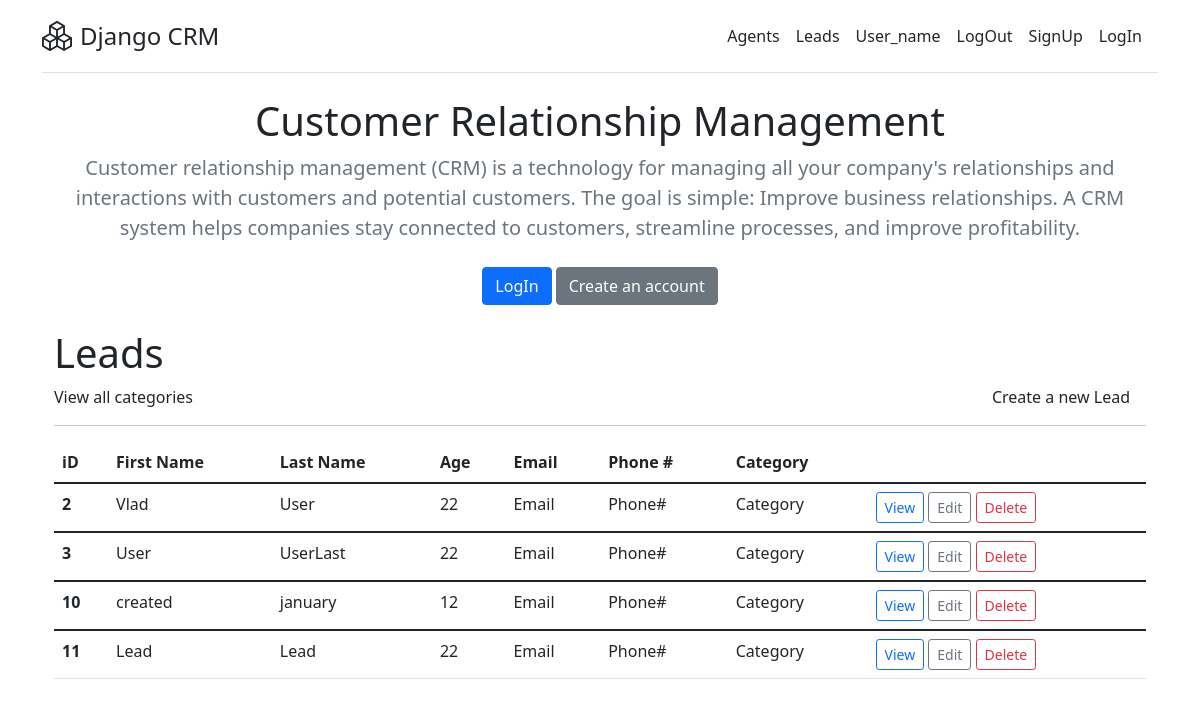
Before: / with the older database file.
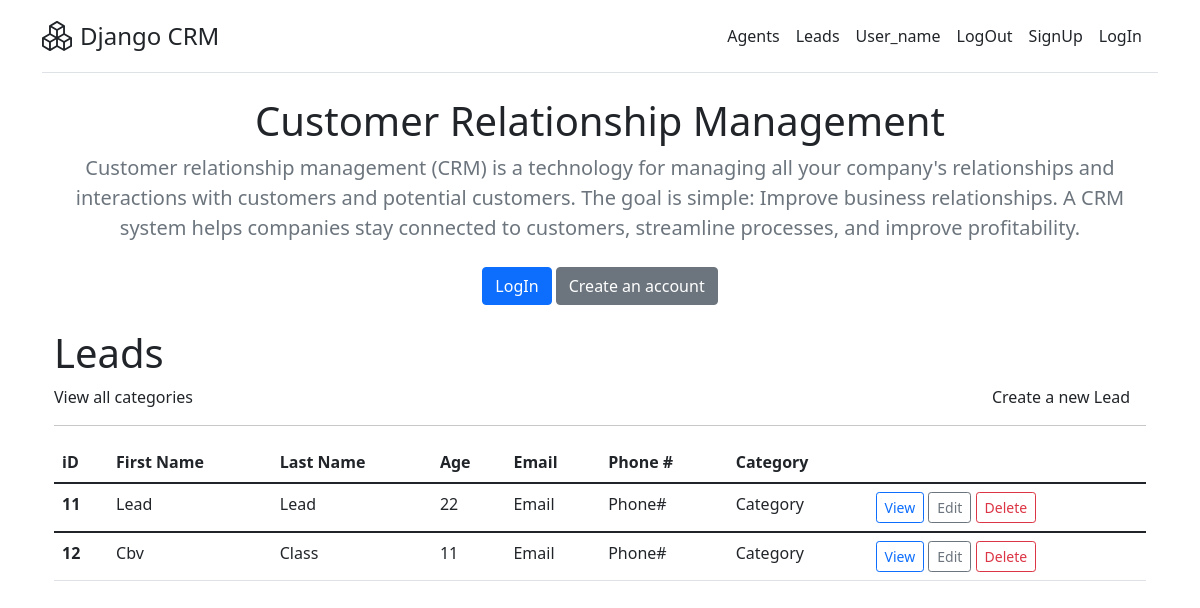
After: the same page with the newer database file.
### leads/models.py (models this page shows, shortened)
class Lead(models.Model):
    first_name = models.CharField(max_length=20)
    last_name = models.CharField(max_length=20)
    age = models.PositiveIntegerField()
    agent = models.ForeignKey('Agent', on_delete=models.CASCADE)

### leads/views.py (the view)
# urls.py: path('', LandingPageView.as_view(), name='home'),
class LandingPageView(ListView):
    template_name = 'leads/home.html'
    queryset = Lead.objects.all()
    context_object_name = 'leads'

### templates/leads/home.html (shortened to what this page needs)
{% extends 'base.html' %}
{% block content %}
    <div class="main jumbotron text-center">
        <div class="container">
            <h1 class="jumbotron-heading">Customer Relationship Management</h1>
            <p class="lead text-muted">Customer relationship management (CRM) is a technology for managing all your company's relationships and interactions with customers and potential customers. The goal is simple: Improve business relationships. A CRM system helps companies stay connected to customers, streamline processes, and improve profitability.</p>
            <p>
            <a href="#" class="btn btn-primary my-2">LogIn</a>
            <a href="#" class="btn btn-secondary my-2">Create an account</a>
            </p>
        </div>
    </div>
    <div class="container">
        <div>
            <h1>Leads</h1>
            <div class="row">
                <div class="col-3">
                    <a class="me-3 py-2 text-dark text-decoration-none h6" href="">View all categories</a>
                </div>
                <div class="col-9 text-end">
                    <a class="me-3 py-2 text-dark text-decoration-none h6" href="{% url 'leads:create' %}">Create a new Lead</a>
                </div>
            </div>
            <hr>
        </div>
        <table class="table">
            <thead class="thead-light">
            <tr>
                <th scope="col">iD</th>
                <th scope="col">First Name</th>
                <th scope="col">Last Name</th>
                <th scope="col">Age</th>
                <th scope="col">Email</th>
                <th scope="col">Phone #</th>
                <th scope="col">Category</th>
                <th scope="col"></th>
            </tr>
            </thead>
            {% for lead in leads %}
            <tbody>
            <tr>
                <th scope="row">{{lead.id}}</th>
                <td>{{lead.first_name}}</td>
                <td>{{lead.last_name}}</td>
                <td>{{lead.age}}</td>
                <td>Email</td>
                <td>Phone#</td>
                <td>Category</td>
                <td>
                    <a class="btn btn-outline-primary btn-sm" href="{% url 'leads:detail' lead.id %}">View</a>
                    <a class="btn btn-outline-secondary btn-sm" href="{% url 'leads:edit' lead.id %}">Edit</a>
                    <a class="btn btn-outline-danger btn-sm" href="{% url 'leads:delete' lead.id %}">Delete</a>
                </td>
            </tr>
            </tbody>
            {% endfor %}
        </table>
    </div>
{% endblock %}

Changed rows visible on the page:
removed Lead: id "2", first_name "Vlad", last_name "User", age "22"
removed Lead: id "3", first_name "User", last_name "UserLast", age "22"
removed Lead: id "10", first_name "created", last_name "january", age "12"
added Lead: id "12", first_name "Cbv", last_name "Class", age "11"
